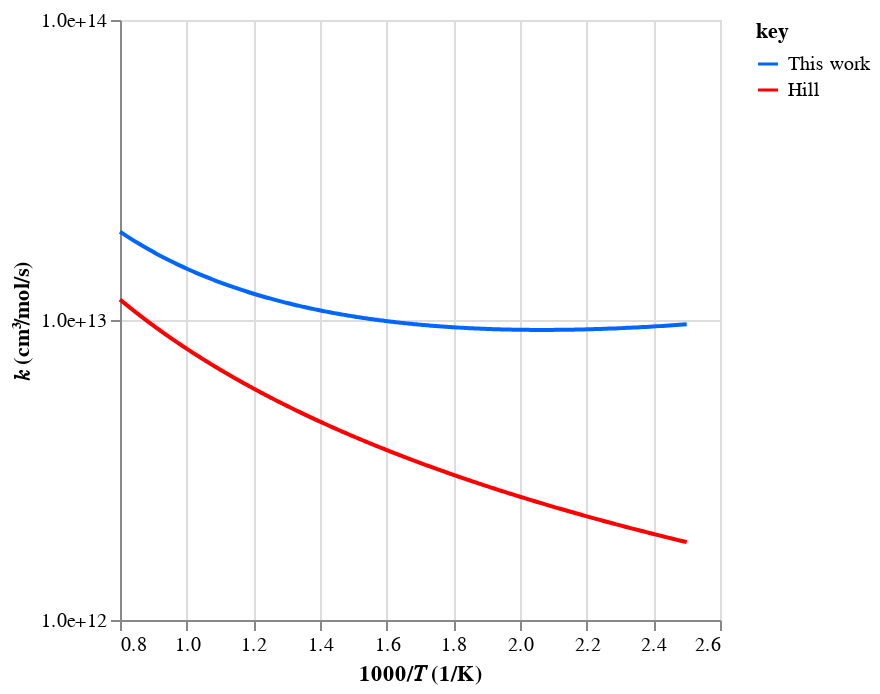
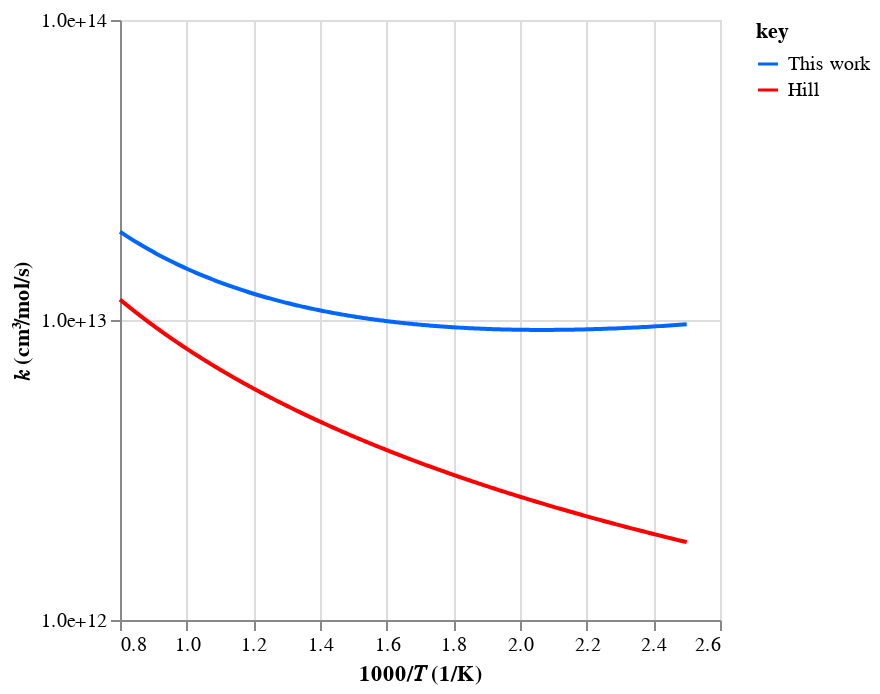
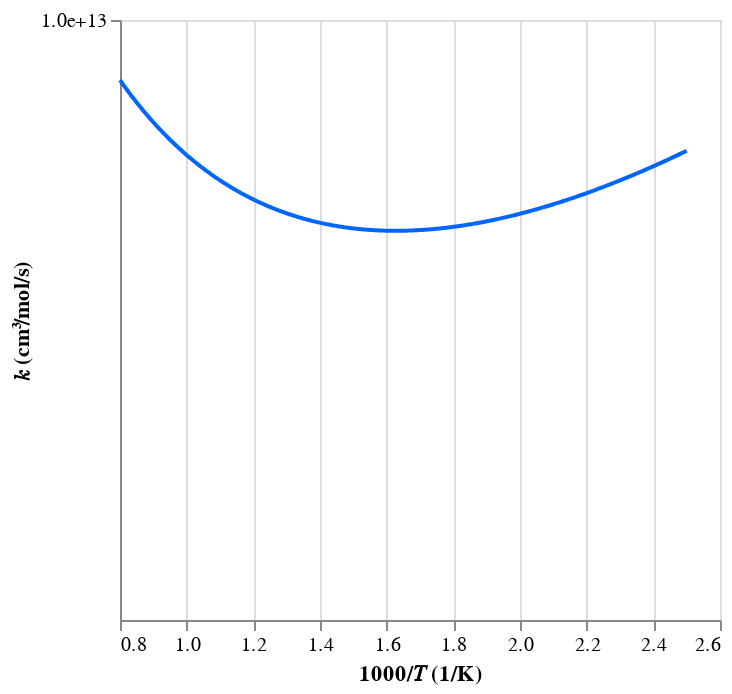
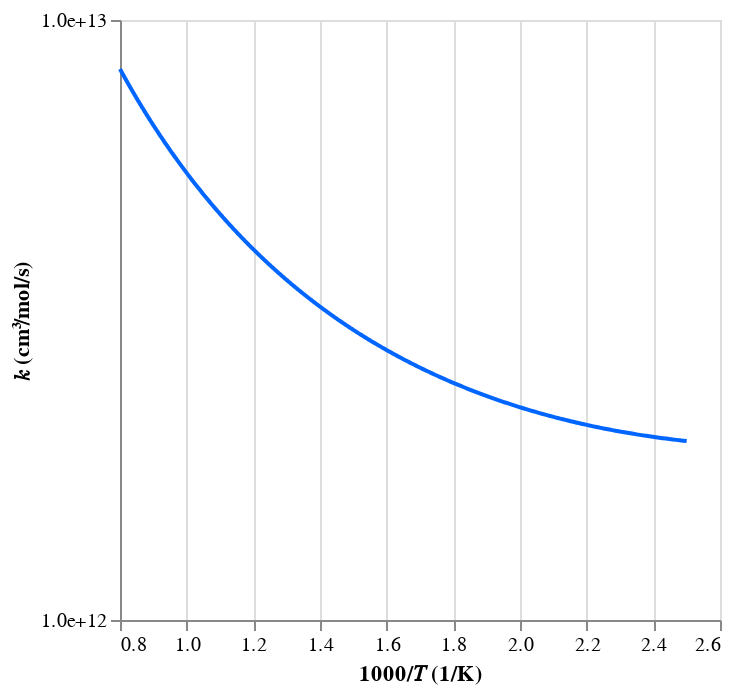

The cell these charts' notebook holds for them, in order:
### Code cell
# Check rates
workflow.plot_rates(tag=tag, root_path=root_path)

### Figure 1 — Vega-Lite specification as saved in the notebook (floating-point values rounded to 4 significant figures; data arrays with more than 128 entries replaced by an {"elided": "..."} marker saying what was removed)
{"config": {"view": {"continuousWidth": 300, "continuousHeight": 300}}, "data": {"name": "data-3351b3fda6ab0ccab1194e3ff0f37d5c"}, "mark": {"type": "line"}, "encoding": {"color": {"field": "key", "scale": {"domain": ["This work", "Hill"], "range": ["#0066ff", "#ff0000"]}, "type": "nominal"}, "x": {"field": "x", "title": "1000/𝑇 (1/K)", "type": "quantitative"}, "y": {"axis": {"format": ".1e", "values": [1000000000000, 10000000000000, 100000000000000]}, "field": "value", "scale": {"type": "log"}, "title": "𝑘 (cm³/mol/s)", "type": "quantitative"}}, "transform": [{"fold": ["This work", "Hill"]}], "$schema": "https://vega.github.io/schema/vega-lite/v5.20.1.json", "datasets": {"data-3351b3fda6ab0ccab1194e3ff0f37d5c": {"elided": "500 records"}}}

### Figure 2 — Vega-Lite specification as saved in the notebook (floating-point values rounded to 4 significant figures; data arrays with more than 128 entries replaced by an {"elided": "..."} marker saying what was removed)
{"config": {"view": {"continuousWidth": 300, "continuousHeight": 300}}, "data": {"name": "data-3351b3fda6ab0ccab1194e3ff0f37d5c"}, "mark": {"type": "line"}, "encoding": {"color": {"field": "key", "scale": {"domain": ["This work", "Hill"], "range": ["#0066ff", "#ff0000"]}, "type": "nominal"}, "x": {"field": "x", "title": "1000/𝑇 (1/K)", "type": "quantitative"}, "y": {"axis": {"format": ".1e", "values": [1000000000000, 10000000000000, 100000000000000]}, "field": "value", "scale": {"type": "log"}, "title": "𝑘 (cm³/mol/s)", "type": "quantitative"}}, "transform": [{"fold": ["This work", "Hill"]}], "$schema": "https://vega.github.io/schema/vega-lite/v5.20.1.json", "datasets": {"data-3351b3fda6ab0ccab1194e3ff0f37d5c": {"elided": "500 records"}}}

### Figure 3 — Vega-Lite specification as saved in the notebook (floating-point values rounded to 4 significant figures; data arrays with more than 128 entries replaced by an {"elided": "..."} marker saying what was removed)
{"config": {"view": {"continuousWidth": 300, "continuousHeight": 300}}, "data": {"name": "data-e325ecc84e03589bb9eba8cee2d71090"}, "mark": {"type": "line"}, "encoding": {"color": {"value": "#0066ff"}, "x": {"field": "x", "title": "1000/𝑇 (1/K)", "type": "quantitative"}, "y": {"axis": {"format": ".1e", "values": [10000000000000, 100000000000000]}, "field": "value", "scale": {"type": "log"}, "title": "𝑘 (cm³/mol/s)", "type": "quantitative"}}, "transform": [{"fold": ["This work"]}], "$schema": "https://vega.github.io/schema/vega-lite/v5.20.1.json", "datasets": {"data-e325ecc84e03589bb9eba8cee2d71090": {"elided": "500 records"}}}

### Figure 4 — Vega-Lite specification as saved in the notebook (floating-point values rounded to 4 significant figures; data arrays with more than 128 entries replaced by an {"elided": "..."} marker saying what was removed)
{"config": {"view": {"continuousWidth": 300, "continuousHeight": 300}}, "data": {"name": "data-6dc0190e7bcf4d33a89897197c0f7535"}, "mark": {"type": "line"}, "encoding": {"color": {"value": "#0066ff"}, "x": {"field": "x", "title": "1000/𝑇 (1/K)", "type": "quantitative"}, "y": {"axis": {"format": ".1e", "values": [1000000000000, 10000000000000, 100000000000000]}, "field": "value", "scale": {"type": "log"}, "title": "𝑘 (cm³/mol/s)", "type": "quantitative"}}, "transform": [{"fold": ["This work"]}], "$schema": "https://vega.github.io/schema/vega-lite/v5.20.1.json", "datasets": {"data-6dc0190e7bcf4d33a89897197c0f7535": {"elided": "500 records"}}}
